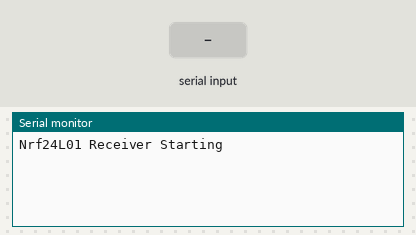
A sketch run on a simulated Arduino Uno, built with avr-gcc and run on an emulated ATmega328P. Shown: the last lines printed to the serial monitor. Inputs (shaded band) come from the test bench. Random numbers use the default seed unless the sketch sets one; no radio packets arrive unless stated.

Above: at 1.2 s.
1.3 s: byte 30 received over Serial
At 1.7 s:
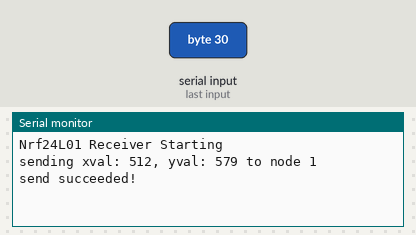
2.8 s: byte 90 received over Serial
At 4.0 s:
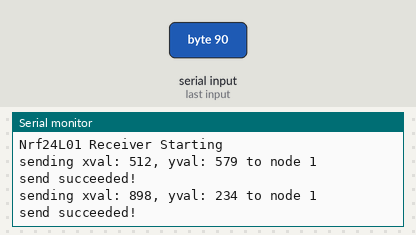
4.3 s: byte 120 received over Serial
At 5.2 s:
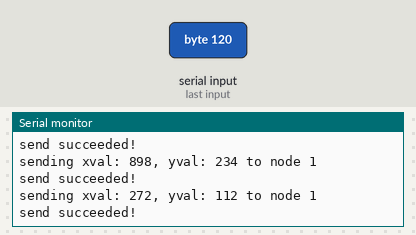

Measured:
- after the input at 1.3 s, the serial monitor: prints a new line at once (image 1)
- after the input at 2.8 s, the serial monitor: prints a new line at once (image 2)
- after the input at 4.3 s, the serial monitor: prints a new line at once (image 3)

The sketch:

demo_RF24Net.ino
```cpp
#define NODE1
//#define NODE2


/*-----( Import needed libraries )-----*/
#include <RF24Network.h>
#include <RF24.h>
#include <SPI.h>
#include "printf.h"

//create object
struct NET_DATA_STRUCTURE{
  //put your variable definitions here for the data you want to send
  //THIS MUST BE EXACTLY THE SAME ON THE OTHER ARDUINO
  int controller_x;
  int controller_y;
};

//give a name to the group of data
NET_DATA_STRUCTURE myNetData;

/*-----( Declare Constants and Pin Numbers )-----*/

/////////////////////////////////////////
// RADIO assignments BEGIN
/////////////////////////////////////////
#define CE_PIN 9
#define CSN_PIN 10

#ifdef NODE1
#define this_node 00
#define other_node 01
#endif

#ifdef NODE2
#define this_node 01
#define other_node 00
#endif

RF24 radio(CE_PIN, CSN_PIN); // Create a Radio
RF24Network network(radio);
/////////////////////////////////////////
// RADIO assignments END
/////////////////////////////////////////

byte incomingByte=0; //necessary for serial read


void setup()   /****** SETUP: RUNS ONCE ******/
{
  Serial.begin(57600);
  printf_begin();
  randomSeed(analogRead(0));
  Serial.println("Nrf24L01 Receiver Starting");
  // radio setup BEGIN
  SPI.begin();
  radio.begin();
  network.begin(/*channel*/ 90, /*node address*/ this_node);

}//--(end setup )---


void loop()   /****** LOOP: RUNS CONSTANTLY ******/
{
  // Pump the network regularly
  network.update(); //network pump
  check_network();  //check for network updates

  if (Serial.available() > 0) { //if someone hits a key..
    incomingByte = Serial.read(); //gotta do this, else the byte stays in the buffer

    myNetData.controller_x = random(1024);
    myNetData.controller_y = random(1024);
    printf("sending xval: %i, yval: %i to node %i \n",myNetData.controller_x, myNetData.controller_y, other_node);
    RF24NetworkHeader header(other_node);
    bool ok = network.write(header,&myNetData,sizeof(myNetData));
    if (ok) {
      Serial.println("send succeeded!");
    } else {
      Serial.println("ooohh...you FAILED! (well, your send did anyway)");
    }
  }
}//--(end main loop )---


/*-----( Declare User-written Functions )-----*/

void check_network() {
  // Is there anything ready for us?
  while ( network.available() )
  {
    // If so, grab it and print it out
    RF24NetworkHeader header;
    network.read(header,&myNetData,sizeof(myNetData));
    printf("Received xval: %i, yval: %i from %i\n",myNetData.controller_x, myNetData.controller_y, other_node);
  }
}


//*********( THE END )***********
```

printf.h
```cpp
// (licence header left out)
/**
 * @file printf.h
 *
 * Setup necessary to direct stdout to the Arduino Serial library, which
 * enables 'printf'
 */

#ifndef __PRINTF_H__
#define __PRINTF_H__

#ifdef ARDUINO

int serial_putc( char c, FILE * )
{
  Serial.write( c );

  return c;
}

void printf_begin(void)
{
  fdevopen( &serial_putc, 0 );
}

#else
#error This example is only for use on Arduino.
#endif // ARDUINO

#endif // __PRINTF_H__
```
